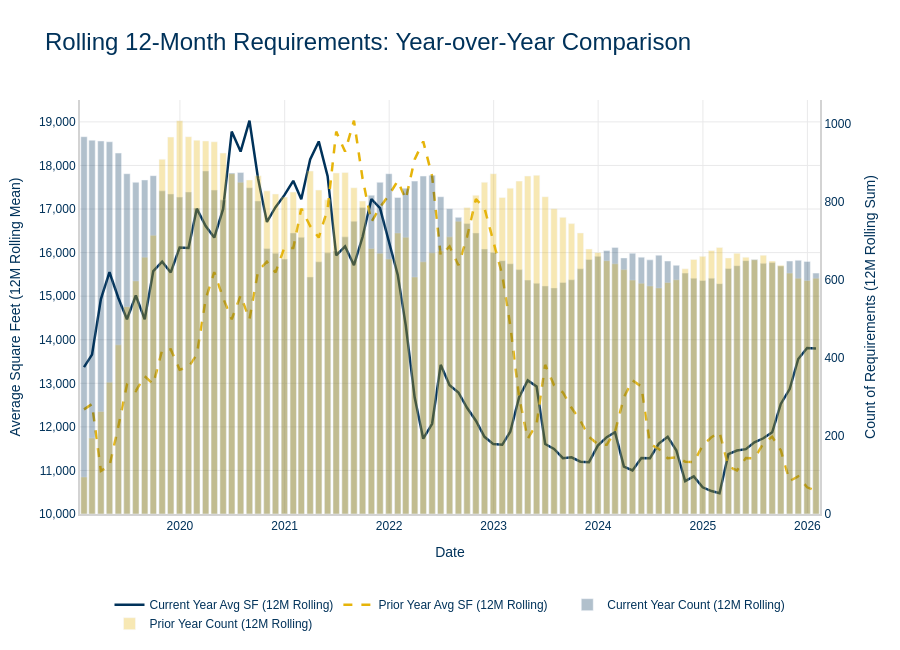

Notebook cell for this chart:
### Markdown cell above
## NEW: Chart 6 - Rolling 12-Month Requirements with YoY Comparison

### Code cell
# Calculate rolling 12-month metrics
# Set index to date for rolling calculations
monthly_data_indexed = monthly_data.set_index('date').sort_index()

# Calculate rolling 12-month sum for average SF
# For average SF, we want the rolling mean (not sum)
rolling_data = pd.DataFrame()
rolling_data['current_avg_sf'] = monthly_data_indexed['sf_avg_mean'].rolling(window=12, min_periods=1).mean()
rolling_data['current_count'] = monthly_data_indexed['count'].rolling(window=12, min_periods=1).sum()

# Shift data by 12 months to get prior year
rolling_data['prior_avg_sf'] = rolling_data['current_avg_sf'].shift(12)
rolling_data['prior_count'] = rolling_data['current_count'].shift(12)

# Reset index for plotting
rolling_data = rolling_data.reset_index()

# Only show data where we have at least 12 months of history
rolling_data = rolling_data[rolling_data['date'] >= '2019-01-31'].copy()

print(f"Rolling 12-month data: {len(rolling_data)} points")
print(f"Date range: {rolling_data['date'].min()} to {rolling_data['date'].max()}")

# Create dual-axis chart
fig6 = go.Figure()

# Current year - Average SF (line, left axis)
fig6.add_trace(go.Scatter(
    x=rolling_data['date'],
    y=rolling_data['current_avg_sf'],
    mode='lines',
    name='Current Year Avg SF (12M Rolling)',
    line=dict(color=AQUILA_COLORS[0], width=2.5),  # Navy
    yaxis='y'
))

# Prior year - Average SF (line, left axis)
fig6.add_trace(go.Scatter(
    x=rolling_data['date'],
    y=rolling_data['prior_avg_sf'],
    mode='lines',
    name='Prior Year Avg SF (12M Rolling)',
    line=dict(color=AQUILA_COLORS[1], width=2.5, dash='dash'),  # Gold, dashed
    yaxis='y'
))

# Current year - Count (bar, right axis)
fig6.add_trace(go.Bar(
    x=rolling_data['date'],
    y=rolling_data['current_count'],
    name='Current Year Count (12M Rolling)',
    marker_color=AQUILA_COLORS[0],  # Navy
    opacity=0.3,
    yaxis='y2'
))

# Prior year - Count (bar, right axis)
fig6.add_trace(go.Bar(
    x=rolling_data['date'],
    y=rolling_data['prior_count'],
    name='Prior Year Count (12M Rolling)',
    marker_color=AQUILA_COLORS[1],  # Gold
    opacity=0.3,
    yaxis='y2'
))

fig6.update_layout(
    title={
        'text': 'Rolling 12-Month Requirements: Year-over-Year Comparison',
        'font': dict(family=AQUILA_FONT, size=24, color=AQUILA_COLORS[0])
    },
    plot_bgcolor='white',
    paper_bgcolor='white',
    font=dict(family=AQUILA_FONT, size=12, color=AQUILA_COLORS[0]),
    xaxis=dict(
        title='Date',
        gridcolor='#e9e9ea',
        showgrid=True,
        showline=True,
        linecolor='lightgrey',
        linewidth=2
    ),
    yaxis=dict(
        title='Average Square Feet (12M Rolling Mean)',
        gridcolor='#e9e9ea',
        showgrid=True,
        showline=True,
        linecolor='lightgrey',
        linewidth=2,
        tickformat=','
    ),
    yaxis2=dict(
        title='Count of Requirements (12M Rolling Sum)',
        overlaying='y',
        side='right',
        showgrid=False,
        showline=True,
        linecolor='lightgrey',
        linewidth=2
    ),
    legend=dict(
        orientation="h",
        yanchor="bottom",
        y=-0.3,
        xanchor="center",
        x=0.5,
        font=dict(size=12)
    ),
    hovermode='x unified',
    height=650,
    margin=dict(t=100, b=120, l=80, r=80),
    barmode='overlay'
)

fig6.write_html('charts/office/requirements_yoy_rolling_12m.html')
print('✓ Saved charts/office/requirements_yoy_rolling_12m.html')
fig6.show()
